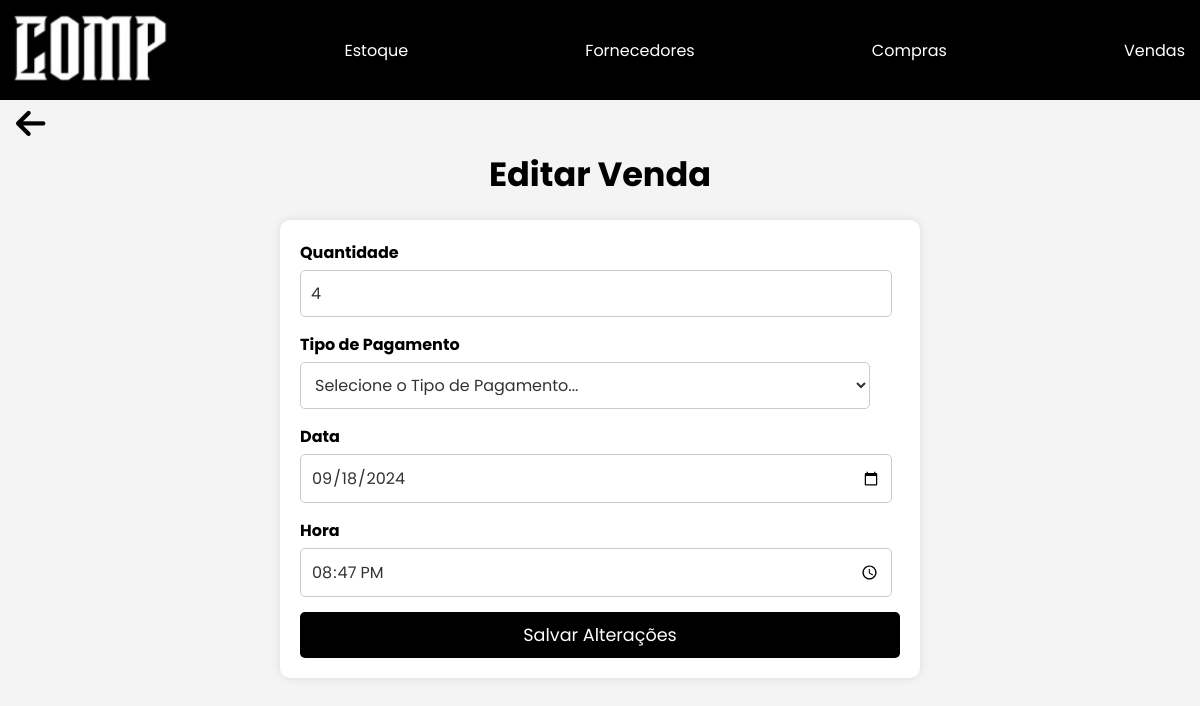
Screenshot of /editarvendas.php?id=5 with the database file from the repository.
### tables this page shows
CREATE TABLE `venda` (
  `id_venda` int(11) NOT NULL COMMENT 'Identificador da venda',
  `quantidade_venda` int(11) NOT NULL COMMENT 'Quantidade de venda',
  `tipo_pagamento_venda` varchar(15) NOT NULL COMMENT 'Tipo de pagamento da venda',
  `data_venda` date NOT NULL COMMENT 'Data da venda',
  `hora_venda` varchar(10) NOT NULL COMMENT 'Hora da venda',
  `preco_venda` float NOT NULL COMMENT 'Preço da venda',
  `fk_id_produto` int(11) NOT NULL COMMENT 'Chave estrangeira para identificar a tabela produto'
);

### editarvendas.php (the view, shortened to what this page needs)
<?php
    $servername = "localhost";
    $username = "root";
    $password = "";
    $dbname = "gerenciador_estoque";
    $conn = new mysqli($servername, $username, $password, $dbname);
    $conn->set_charset("utf8");
    if (isset($_GET['id'])) {
        $id = $_GET['id'];
        $sql = "SELECT * FROM venda WHERE id_venda = ?";
        $stmt = $conn->prepare($sql);
        $stmt->bind_param("i", $id);
        $stmt->execute();
        $result = $stmt->get_result();
        if ($result->num_rows > 0) {
            $venda = $result->fetch_assoc();
        } else {
            echo "Venda não encontrada.";
            exit;
        }
    }
?>
<!DOCTYPE html>
<html lang="pt-br">
<head>
    <link rel="stylesheet" href="css/vendas.css">
    <link rel="stylesheet" href="https://cdnjs.cloudflare.com/ajax/libs/font-awesome/6.6.0/css/all.min.css">
</head>
<body>
<header>
    <div class="hdr">
        <img class="logo-header" src="./images/comp.png" alt="LOGO" onclick="voltarMenu()">
        <a href="estoque.php">Estoque</a>
        <a href="fornecedores.php">Fornecedores</a>
        <a href="compras.php">Compras</a>
        <a href="vendas.php">Vendas</a>
    </div>
</header>
<div class="botao--voltar">
    <i class="fa-solid fa-arrow-left" onclick="trocarPagina('vendas.php')"></i>
</div>
<section id="Titulo-Principal">
    <h1>Editar Venda</h1>
</section>
<section class="formulario-editar">
    <form method="POST">
        <div class="form-group">
            <label for="quantidade">Quantidade</label>
            <input type="number" id="quantidade" name="quantidade" value="<?php echo $venda['quantidade_venda']; ?>" required>
        </div>
        <div class="form-group">
            <label for="tipo_pagamento">Tipo de Pagamento</label>
            <select id="tipo_pagamento" name="tipo_pagamento" required>
                <option value="" disabled selected>Selecione o Tipo de Pagamento...</option>
            </select>
        </div>
        <div class="form-group">
            <label for="data_venda">Data</label>
            <input type="date" id="data_venda" name="data_venda" value="<?php echo $venda['data_venda']; ?>" required>
        </div>
        <div class="form-group">
            <label for="hora_venda">Hora</label>
            <input type="time" id="hora_venda" name="hora_venda" value="<?php echo $venda['hora_venda']; ?>" required>
        </div>
        <button type="submit" name="update" class="botao-salvar">Salvar Alterações</button>
    </form>
</section>
</body>
</html>

### css/vendas.css (style rules this page uses)
* { padding: 0; margin: 0; font-family: Poppins, sans-serif; }
body { background-color: #f4f4f4; margin: 0; padding: 0; }
.hdr { background-color: black; height: 100px; display: flex; align-items: center; justify-content: space-between; padding: 0 10px; }
.hdr a { color: white; text-decoration: none; margin: 0 5px; }
.logo-header { height: 80px; }
.botao--voltar { font-size: 2.1em; margin-left: 16px; cursor: pointer; }
#Titulo-Principal { text-align: center; padding-top: 20px; font-size: 1.5em; margin-bottom: 10px; }

### editarvendas.php (style rules this page uses)
* { padding: 0; margin: 0; font-family: Poppins, sans-serif; }
body { background-color: #f4f4f4; }
.hdr { background-color: black; height: 100px; display: flex; align-items: center; justify-content: space-between; padding: 0 10px; }
.hdr a { color: white; text-decoration: none; margin: 0 5px; }
.logo-header { height: 80px; }
.botao--voltar { font-size: 2.1em; margin-left: 16px; cursor: pointer; }
#Titulo-Principal { text-align: center; padding-top: 0; font-size: 1.4em; margin-bottom: 15px; }
.formulario-editar { max-width: 600px; margin: 20px auto; padding: 20px; background-color: white; border-radius: 10px; box-shadow: 0 0 10px rgba(0, 0, 0, 0.1); }
.form-group { margin-bottom: 15px; }
.form-group label { display: block; margin-bottom: 5px; font-weight: bold; }
.form-group input { width: 95%; padding: 10px; border: 1px solid #ccc; border-radius: 5px; }
.form-group input, .form-group select { width: 95%; padding: 10px; border: 1px solid #ccc; border-radius: 5px; font-size: 1em; background-color: #fff; color: #333; }
.botao-salvar { display: block; width: 100%; padding: 10px; background-color: black; color: white; border: none; border-radius: 5px; cursor: pointer; font-size: 1.1em; }

### rows the page displays
venda: quantidade "4", data_venda "09/18/2024", hora_venda "20:47"
